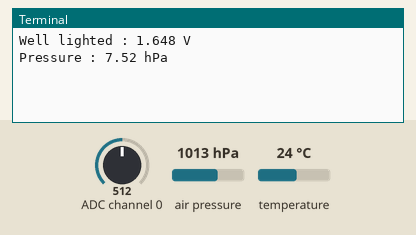
Recording of a program running on a simulated Raspberry Pi (BCM pin numbers). On the bench: the last lines printed to the terminal. The inputs (shaded band) are chosen by the test bench; at power-on: ADC channel 0 = 512, air pressure 1013 hPa, temperature 24 °C (analog values on the 0–1023 scale).

Above: at 1.2 s.
1.3 s: ADC channel 0 set to 320
At 1.9 s:
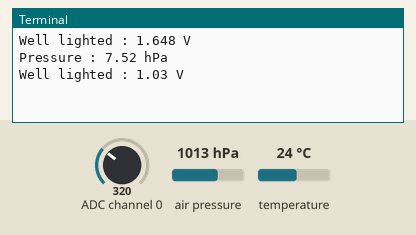
2.8 s: ADC channel 0 set to 294
At 3.5 s:
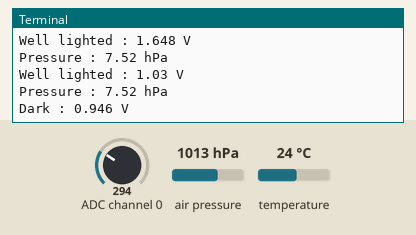

The program:

weather.py
```python
#!  /usr/bin/env python

# -*- coding: utf-8 -*-

############################
# weather.py
## 20161005_152258
############################

############################
# imports
############################
import time
import smbus
import mpl1152a2

import Adafruit_ADS1x15

############################
# vars
############################
GAIN = 1
adc = Adafruit_ADS1x15.ADS1015()

i2c_channel = 1
i2c = smbus.SMBus(i2c_channel)

##dac = i2c.read_i2c_block_data(

########################################################
# funcs
########################################################

############################
# cds()
############################
def cds():

    volts = adc.read_adc(0, gain=GAIN) / 500.0

    if volts > 1:

        print( "Well lighted : " + str(volts) + " V" )

    else:

        print( "Dark : " + str(volts) + " V" )

############################
# pressure()
############################
def pressure():

    pres = mpl1152a2.getpressur(i2c_channel)

    print "Pressure : %.2f hPa" % pres

############################
# operations
############################
while True:

    cds()

    pressure()

##    volts = adc.read_adc(0, gain=GAIN) / 500.0
##
##    if volts > 1:
##
##        print( "Well lighted : " + str(volts) + " V" )
##
##    else:
##
##        print( "Dark : " + str(volts) + " V" )

    time.sleep(1)
```

mpl1152a2.py
```python
import smbus
import time

def getpressur(ch):
    i2c = smbus.SMBus(ch)
    ADDRESS = (0x60)

    i2c.write_i2c_block_data(ADDRESS,(0x12),[0x12])

    time.sleep(0.5)

    p_m = i2c.read_byte_data(ADDRESS,(0x00))
    p_l = i2c.read_byte_data(ADDRESS,(0x01))
    t_m = i2c.read_byte_data(ADDRESS,(0x02))
    t_l = i2c.read_byte_data(ADDRESS,(0x03))
    a0_m = i2c.read_byte_data(ADDRESS,(0x04))
    a0_l = i2c.read_byte_data(ADDRESS,(0x05))
    b1_m = i2c.read_byte_data(ADDRESS,(0x06))
    b1_l = i2c.read_byte_data(ADDRESS,(0x07))
    b2_m = i2c.read_byte_data(ADDRESS,(0x08))
    b2_l = i2c.read_byte_data(ADDRESS,(0x09))
    c12_m = i2c.read_byte_data(ADDRESS,(0x0a))
    c12_l = i2c.read_byte_data(ADDRESS,(0x0b))

    padc = (p_m << 8 | p_l ) >> 6
    tadc = (t_m << 8 | t_l ) >> 6
    a0 = (float)( ( a0_m << 8 )  | a0_l ) / ( 2 << 3 )
    b1 = (float)( ( b1_m << 8 ) | b1_l ) / ( 2 << 13 )
    b2 = (float)( ( b2_m << 8 ) | b2_l ) / ( 2 << 14 )
    c12 = (float)( ( c12_m << 8 ) | ( c12_l >> 2 ) ) / ( 2 << 13 )

    pcomp = a0 + ( b1 + c12 * tadc ) * padc + b2 * tadc

    pout = ( pcomp * 65 / 1023 + 50 ) / 10

    return pout
```

Measured:
- the behaviour switches between 311 and 310 on ADC channel 0 (found by bisection; images 1 and 2)
- after the input at 1.3 s, the terminal: prints a new line after 0.22 s (image 1)
- after the input at 2.8 s, the terminal: prints a new line after 0.24 s (image 2)
